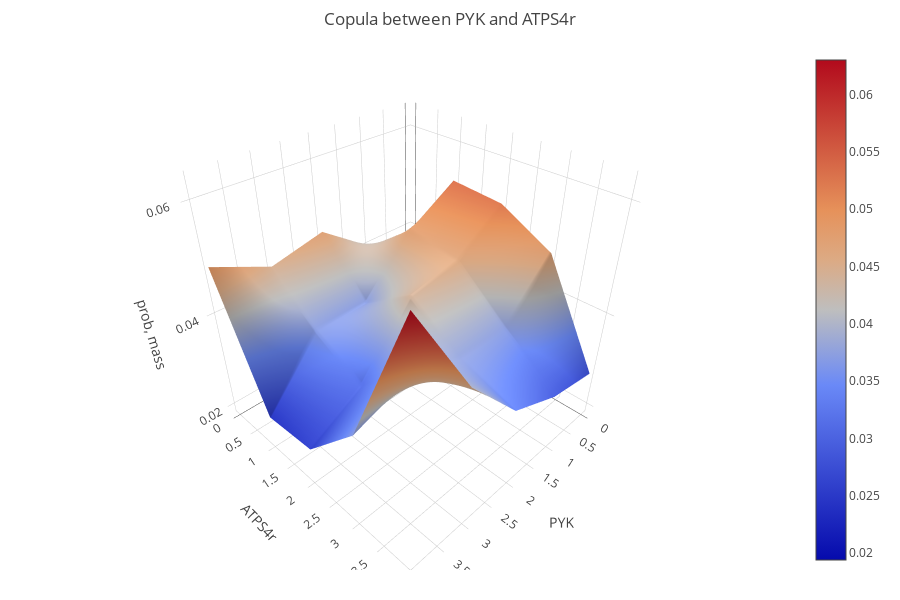

Notebook code for this chart:
### Markdown cell above
From the flux distribution of PYK we can that most values fall between 1.7 and 1.9 and that it looks approximately normal, with a mean value at 1.775 mmol/gDW/h (millimoles per gram dry weight per hour).

### Code cell
from dingo.illustrations import plot_copula

reaction_1 = [steady_states.loc["PYK"], "PYK"] #model.reactions.index('PYK')
reaction_2 = [steady_states.loc["ATPS4r"], "ATPS4r"]

plot_copula(reaction_1, reaction_2, n = 5, width = 900 , height = 600, export_format = "svg")

### Figure 1 — Plotly figure (JSON) as saved in the notebook; plotly's stock layout.template omitted (floating-point values rounded to 4 significant figures)
{"data": [{"type": "surface", "z": [[0.0194, 0.0398, 0.047, 0.0446, 0.0492], [0.0532, 0.0474, 0.0372, 0.0372, 0.025], [0.0524, 0.0458, 0.044, 0.032, 0.0258], [0.0472, 0.0374, 0.0378, 0.0406, 0.037], [0.0278, 0.0296, 0.034, 0.0456, 0.063]]}], "layout": {"height": 600, "margin": {"b": 30, "l": 30, "r": 30, "t": 50}, "scene": {"xaxis": {"title": {"text": "PYK"}}, "yaxis": {"title": {"text": "ATPS4r"}}, "zaxis": {"title": {"text": "prob, mass"}}}, "title": {"text": "Copula between PYK and ATPS4r"}, "width": 900}}
